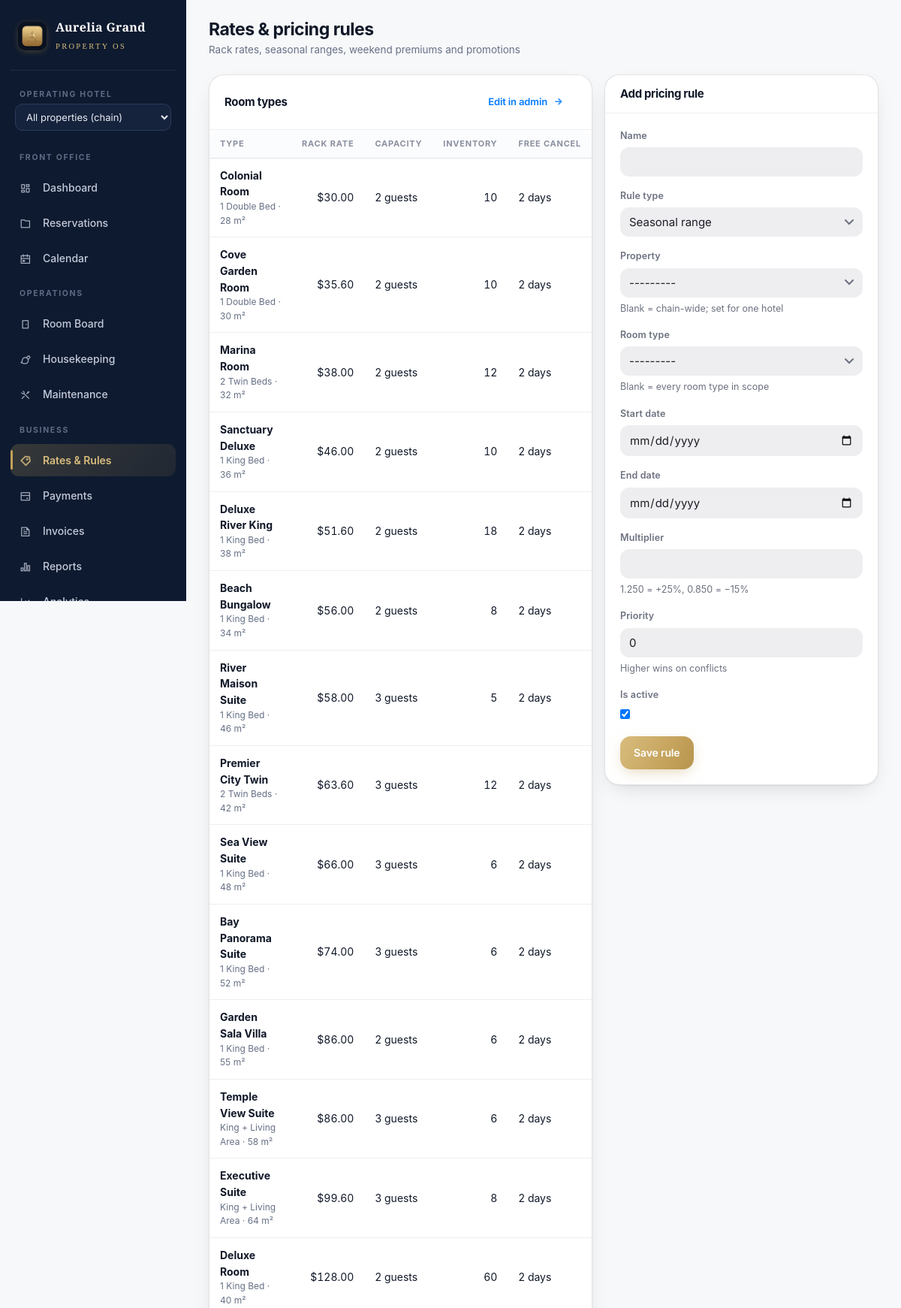
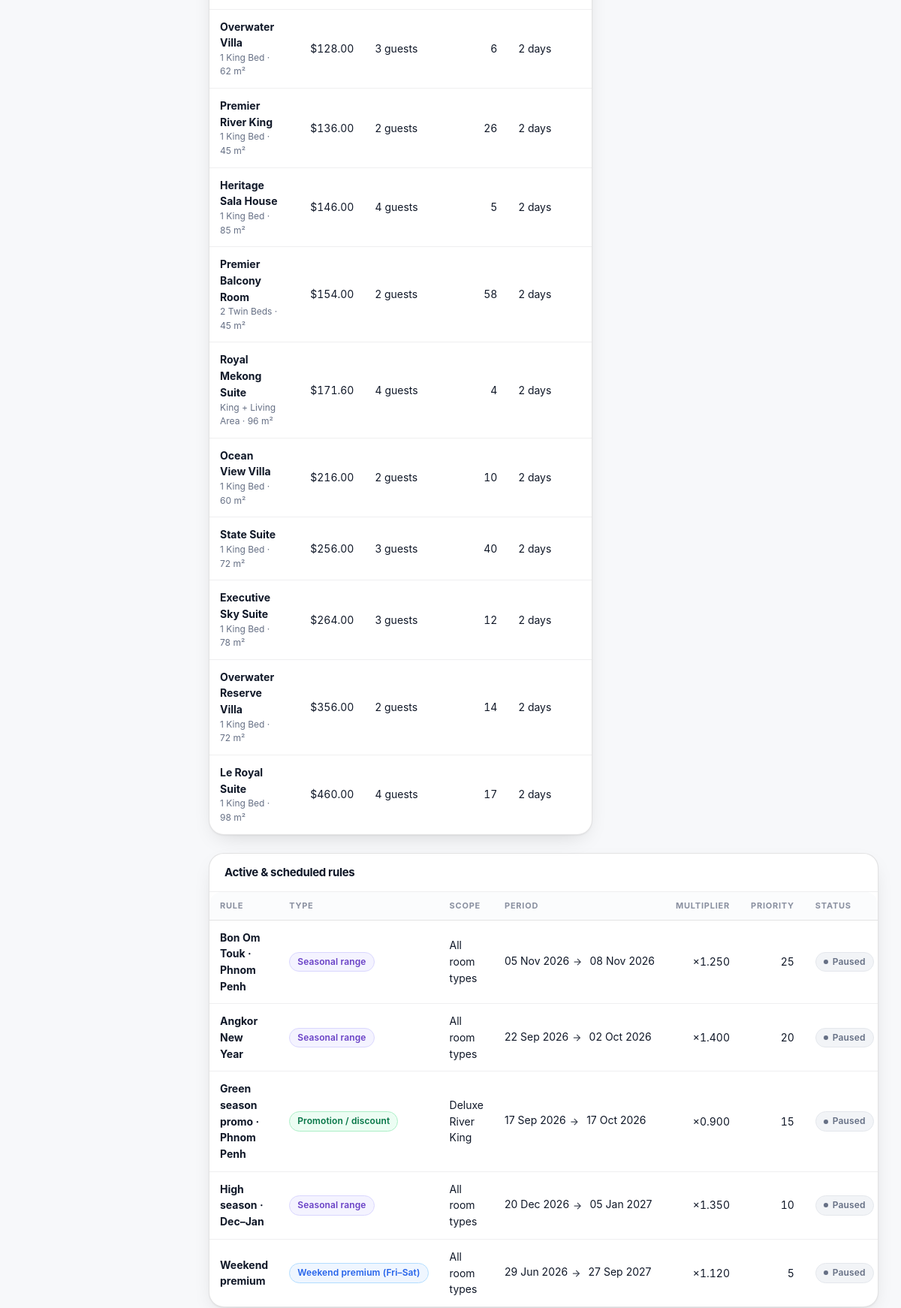
The app's page /pms/rates/ (signed in, upper part) with its own data (2 pictures, top to bottom).
### accounts/models.py (models this page shows, shortened)
class User(AbstractUser):
    class Role(models.TextChoices):
        GUEST = "guest", "Guest"
        RECEPTIONIST = "receptionist", "Receptionist"
        HOUSEKEEPING = "housekeeping", "Housekeeping"
        MANAGER = "manager", "Group Manager"
        PROPERTY_MANAGER = "property_manager", "Property Manager"
        ADMIN = "admin", "Administrator"
    STAFF_ROLES = {Role.RECEPTIONIST, Role.HOUSEKEEPING, Role.MANAGER, Role.PROPERTY_MANAGER, Role.ADMIN}
    role = models.CharField(max_length=20, choices=Role.choices, default=Role.GUEST)
    home_property = models.ForeignKey(
        "hotel.Property", on_delete=models.SET_NULL, null=True, blank=True,
        related_name="staff", help_text="Home hotel for staff; blank = chain-wide (head office)",
    )
    phone = models.CharField(max_length=32, blank=True)
    avatar_initials = models.CharField(max_length=4, blank=True)
    welcome_offer_used = models.BooleanField(default=False, help_text="10% first-stay welcome offer has been consumed")
    class Meta:
        ordering = ["username"]
    @property
    def is_staff_role(self) -> bool:
        return self.role in self.STAFF_ROLES
    @property
    def is_manager_or_above(self) -> bool:
        return self.role in {self.Role.MANAGER, self.Role.PROPERTY_MANAGER, self.Role.ADMIN}
    @property
    def is_group_manager_or_above(self) -> bool:
        return self.role in {self.Role.MANAGER, self.Role.ADMIN}
    @property
    def is_property_manager(self) -> bool:
        return self.role == self.Role.PROPERTY_MANAGER

### hotel/models.py (models this page shows, shortened)
class RoomType(models.Model):
    class BedType(models.TextChoices):
        KING = "king", "1 King Bed"
        TWIN = "twin", "2 Twin Beds"
        DOUBLE = "double", "1 Double Bed"
        SUITE = "suite", "King + Living Area"
    property = models.ForeignKey(Property, on_delete=models.PROTECT, related_name="room_types")
    name = models.CharField(max_length=120)
    slug = models.SlugField(unique=True, blank=True)
    description = models.TextField(blank=True)
    base_price = models.DecimalField(
        max_digits=10, decimal_places=2, validators=[MinValueValidator(Decimal("0.01"))],
        help_text="Nightly rack rate before rules/taxes.",
    )
    max_guests = models.PositiveSmallIntegerField(default=2)
    total_rooms = models.PositiveSmallIntegerField(default=1, help_text="Physical inventory of this type")
    size_sqm = models.PositiveSmallIntegerField(default=30)
    floor_range = models.CharField(max_length=32, blank=True, help_text="e.g. 3–8")
    bed_type = models.CharField(max_length=16, choices=BedType.choices, default=BedType.KING)
    amenities = models.ManyToManyField(Amenity, blank=True)
    image_url = models.URLField(blank=True)
    is_active = models.BooleanField(default=True)
    cancellation_days = models.PositiveSmallIntegerField(
        default=2, help_text="Free cancellation up to N days before arrival"
    )
    created_at = models.DateTimeField(auto_now_add=True)
    class Meta:
        ordering = ["base_price", "name"]
    def __str__(self):
        return self.name

### bookings/models.py (models this page shows, shortened)
class RateRule(models.Model):
    class RuleType(models.TextChoices):
        SEASONAL = "seasonal", "Seasonal range"
        WEEKEND = "weekend", "Weekend premium (Fri–Sat)"
        PROMO = "promo", "Promotion / discount"
    name = models.CharField(max_length=120)
    rule_type = models.CharField(max_length=12, choices=RuleType.choices, default=RuleType.SEASONAL)
    property = models.ForeignKey(
        Property, on_delete=models.CASCADE, related_name="rate_rules",
        null=True, blank=True, help_text="Blank = chain-wide; set for one hotel",
    )
    room_type = models.ForeignKey(
        RoomType, on_delete=models.CASCADE, related_name="rate_rules",
        null=True, blank=True, help_text="Blank = every room type in scope",
    )
    start_date = models.DateField()
    end_date = models.DateField()
    multiplier = models.DecimalField(
        max_digits=5, decimal_places=3, validators=[MinValueValidator(Decimal("0.05"))],
        help_text="1.250 = +25%, 0.850 = −15%",
    )
    priority = models.PositiveSmallIntegerField(default=0, help_text="Higher wins on conflicts")
    is_active = models.BooleanField(default=True)
    class Meta:
        ordering = ["-priority", "start_date"]
        constraints = [
            models.CheckConstraint(check=models.Q(end_date__gte=models.F("start_date")), name="rate_rule_valid_range"),
        ]

### bookings/views.py (the view, shortened to what this page needs)
# urls.py: path("rates/", views.rates, name="rates"),
@manager_required
def rates(request):
    from django.db.models import Q
    prop = get_active_property(request)
    rules = RateRule.objects.select_related("room_type", "property")
    rules = rules.filter(Q(property=prop) | Q(property__isnull=True)) if prop else rules.all()
    room_types = RoomType.objects.filter(is_active=True)
    if prop:
        room_types = room_types.filter(property=prop)
    form = RateRuleForm(request.POST or None, prefix="rule")
    if prop and not request.user.is_group_manager_or_above:
        form.fields["property"].queryset = Property.objects.filter(pk=prop.pk)
        form.fields["room_type"].queryset = RoomType.objects.filter(is_active=True, property=prop)
    return render(request, "pms/rates.html", {
        "rules": rules, "room_types": room_types, "form": form,
    })

### templates/pms/rates.html (shortened to what this page needs)
{% extends "staff_base.html" %}
{% load hotel_extras %}
{% block content %}
<div class="pms-head">
  <div><h1>Rates & pricing rules</h1><div class="sub">Rack rates, seasonal ranges, weekend premiums and promotions</div></div>
</div>
<div class="grid mb-4" style="grid-template-columns:1.4fr 1fr;align-items:start">
  <div class="card">
    <div class="card-head"><h3>Room types</h3><a class="btn btn-ghost btn-sm" href="/admin/hotel/roomtype/">Edit in admin <i class="ri-arrow-right-line" aria-hidden="true"></i></a></div>
    <div class="table-wrap"><table class="data">
      <thead><tr><th>Type</th><th class="num">Rack rate</th><th>Capacity</th><th class="num">Inventory</th><th>Free cancel</th></tr></thead>
      <tbody>
      {% for rt in room_types %}
        <tr><td><b>{{ rt.name }}</b><div class="tiny muted">{{ rt.get_bed_type_display }} · {{ rt.size_sqm }} m²</div></td>
        <td class="num">{{ rt.base_price|money }}</td><td>{{ rt.max_guests }} guests</td>
        <td class="num">{{ rt.total_rooms }}</td><td>{{ rt.cancellation_days }} days</td></tr>
      {% endfor %}
      </tbody>
    </table></div>
  </div>
  <div class="card">
    <div class="card-head"><h3>Add pricing rule</h3></div>
    <div class="card-pad">
      <form method="post">
        {% for field in form %}
          <div class="field"><label>{{ field.label }}</label>{{ field }}
          {% if field.help_text %}<p class="helptext">{{ field.help_text }}</p>{% endif %}
          {% for e in field.errors %}<p class="errorlist">{{ e }}</p>{% endfor %}</div>
        {% endfor %}
        <button class="btn btn-gold" type="submit">Save rule</button>
      </form>
    </div>
  </div>
</div>
<div class="card">
  <div class="card-head"><h3>Active & scheduled rules</h3></div>
  <div class="table-wrap"><table class="data">
    <thead><tr><th>Rule</th><th>Type</th><th>Scope</th><th>Period</th><th class="num">Multiplier</th><th class="num">Priority</th><th>Status</th><th class="right">Actions</th></tr></thead>
    <tbody>
    {% for r in rules %}
      <tr>
        <td><b>{{ r.name }}</b></td>
        <td><span class="badge badge-{% if r.rule_type == 'seasonal' %}violet{% elif r.rule_type == 'weekend' %}info{% else %}success{% endif %} no-dot">{{ r.get_rule_type_display }}</span></td>
        <td>{{ r.room_type.name|default:"All room types" }}</td>
        <td class="nowrap">{{ r.start_date|date:"d M Y" }} <i class="ri-arrow-right-line" aria-hidden="true"></i> {{ r.end_date|date:"d M Y" }}</td>
        <td class="num">×{{ r.multiplier }}</td>
        <td class="num">{{ r.priority }}</td>
        <td>{% if r.is_active %}<span class="badge badge-success">Active</span>{% else %}<span class="badge badge-muted">Paused</span>{% endif %}</td>
      </tr>
    {% empty %}
      <tr><td colspan="8"><div class="empty-state"><div class="ic"><i class="ri-price-tag-3-line" aria-hidden="true"></i></div>No pricing rules yet — rack rates apply year-round.</div></td></tr>
    {% endfor %}
    </tbody>
  </table></div>
</div>
{% endblock %}

### templates/staff_base.html (shortened to what this page needs)
{% load static hotel_extras %}<!DOCTYPE html>
<html lang="en">
<head>
  <link rel="stylesheet" href="{% static 'css/fonts/remixicon.css' %}">
  <link rel="stylesheet" href="{% static 'css/app.css' %}?v=20260929-rbac-housekeeping">
  <link rel="stylesheet" href="{% static 'css/ios.css' %}?v=20260927-logo-simple">
  <link rel="stylesheet" href="{% static 'css/premium.css' %}?v=20260928-responsive-1">
</head>
<body>
<div class="pms-layout">
  <aside class="sidebar" id="sidebar">
    <a class="brand" href="{% if user.role == 'housekeeping' %}{% url 'operations:task_board' %}{% else %}{% url 'pms:dashboard' %}{% endif %}">
      <span class="mark">A</span>
      <span><span class="name">Aurelia Grand</span><br><span class="sub">Property OS</span></span>
    </a>
    {% if user.role != 'housekeeping' %}
    <form method="get" action="{% url 'pms:switch_property' %}" style="padding:0 6px 10px" id="prop-switch">
      <label class="side-label" style="padding:6px 6px 4px;display:block">Operating hotel</label>
      <select name="property" onchange="this.form.submit()"
              style="background:#16233d;color:#e9ecf3;border-color:#2a3a5c;font-size:13px;padding:8px 10px">
        {% if user.is_group_manager_or_above %}<option value="all" {% if not active_property %}selected{% endif %}><i class="ri-global-line" aria-hidden="true"></i> All properties (chain)</option>{% endif %}
      </select>
    </form>
    <span class="side-label">Front office</span>
    <a class="side-link {% nav_active '/pms/' exact=True %}" href="{% url 'pms:dashboard' %}"><span class="ic"><i class="ri-dashboard-line" aria-hidden="true"></i></span> Dashboard</a>
    <a class="side-link {% nav_active '/pms/reservations' %}" href="{% url 'pms:reservations' %}"><span class="ic"><i class="ri-folder-line" aria-hidden="true"></i></span> Reservations</a>
    <a class="side-link {% nav_active '/pms/calendar' %}" href="{% url 'pms:calendar' %}"><span class="ic"><i class="ri-calendar-event-line" aria-hidden="true"></i></span> Calendar</a>
    <span class="side-label">Operations</span>
    <a class="side-link {% nav_active '/operations/rooms' %}" href="{% url 'operations:room_board' %}"><span class="ic"><i class="ri-door-line" aria-hidden="true"></i></span> Room Board</a>
    <a class="side-link {% nav_active '/operations/housekeeping' %}" href="{% url 'operations:task_board' %}"><span class="ic"><i class="ri-brush-line" aria-hidden="true"></i></span> Housekeeping</a>
    <a class="side-link {% nav_active '/operations/maintenance' %}" href="{% url 'operations:maintenance' %}"><span class="ic"><i class="ri-tools-line" aria-hidden="true"></i></span> Maintenance</a>
    {% if user.is_manager_or_above %}
    <span class="side-label">Business</span>
    <a class="side-link {% nav_active '/pms/rates' %}" href="{% url 'pms:rates' %}"><span class="ic"><i class="ri-price-tag-3-line" aria-hidden="true"></i></span> Rates & Rules</a>
    <a class="side-link {% nav_active '/finance/payments' %}" href="{% url 'finance:payments' %}"><span class="ic"><i class="ri-bank-card-line" aria-hidden="true"></i></span> Payments</a>
    <a class="side-link {% nav_active '/finance/invoices' %}" href="{% url 'finance:invoices' %}"><span class="ic"><i class="ri-file-text-line" aria-hidden="true"></i></span> Invoices</a>
    <a class="side-link {% nav_active '/finance/reports' %}" href="{% url 'finance:reports' %}"><span class="ic"><i class="ri-bar-chart-2-line" aria-hidden="true"></i></span> Reports</a>
    <a class="side-link {% nav_active '/analytics' %}" href="{% url 'analytics:overview' %}"><span class="ic"><i class="ri-line-chart-line" aria-hidden="true"></i></span> Analytics</a>
    {% endif %}
    {% else %}
    <span class="side-label">My work</span>
    <a class="side-link {% nav_active '/operations/housekeeping' %}" href="{% url 'operations:task_board' %}"><span class="ic"><i class="ri-brush-line" aria-hidden="true"></i></span> My Housekeeping Tasks</a>
    {% endif %}
  </aside>
  <main class="pms-main">
    {% block content %}{% endblock %}
  </main>
</div>
</body>
</html>

### records on screen
User: property "All properties (chain)"
RoomType: name "Colonial Room", bed_type "1 Double Bed", size_sqm "28", base_price "$30.00", max_guests "2", total_rooms "10", cancellation_days "2"
RoomType: name "Cove Garden Room", bed_type "1 Double Bed", size_sqm "30", base_price "$35.60", max_guests "2", total_rooms "10", cancellation_days "2"
RoomType: name "Marina Room", bed_type "2 Twin Beds", size_sqm "32", base_price "$38.00", max_guests "2", total_rooms "12", cancellation_days "2"
RoomType: name "Sanctuary Deluxe", bed_type "1 King Bed", size_sqm "36", base_price "$46.00", max_guests "2", total_rooms "10", cancellation_days "2"
RoomType: name "Deluxe River King", bed_type "1 King Bed", size_sqm "38", base_price "$51.60", max_guests "2", total_rooms "18", cancellation_days "2"
RoomType: name "Beach Bungalow", bed_type "1 King Bed", size_sqm "34", base_price "$56.00", max_guests "2", total_rooms "8", cancellation_days "2"
RoomType: name "River Maison Suite", bed_type "1 King Bed", size_sqm "46", base_price "$58.00", max_guests "3", total_rooms "5", cancellation_days "2"
RoomType: name "Premier City Twin", bed_type "2 Twin Beds", size_sqm "42", base_price "$63.60", max_guests "3", total_rooms "12", cancellation_days "2"
RoomType: name "Sea View Suite", bed_type "1 King Bed", size_sqm "48", base_price "$66.00", max_guests "3", total_rooms "6", cancellation_days "2"
RoomType: name "Bay Panorama Suite", bed_type "1 King Bed", size_sqm "52", base_price "$74.00", max_guests "3", total_rooms "6", cancellation_days "2"
RoomType: name "Garden Sala Villa", bed_type "1 King Bed", size_sqm "55", base_price "$86.00", max_guests "2", total_rooms "6", cancellation_days "2"
RoomType: name "Temple View Suite", bed_type "King + Living Area", size_sqm "58", base_price "$86.00", max_guests "3", total_rooms "6", cancellation_days "2"
RoomType: name "Executive Suite", bed_type "King + Living Area", size_sqm "64", base_price "$99.60", max_guests "3", total_rooms "8", cancellation_days "2"
RoomType: name "Deluxe Room", bed_type "1 King Bed", size_sqm "40", base_price "$128.00", max_guests "2", total_rooms "60", cancellation_days "2"
RoomType: name "Overwater Villa", bed_type "1 King Bed", size_sqm "62", base_price "$128.00", max_guests "3", total_rooms "6", cancellation_days "2"
RoomType: name "Premier River King", bed_type "1 King Bed", size_sqm "45", base_price "$136.00", max_guests "2", total_rooms "26", cancellation_days "2"
RoomType: name "Heritage Sala House", bed_type "1 King Bed", size_sqm "85", base_price "$146.00", max_guests "4", total_rooms "5", cancellation_days "2"
RoomType: name "Premier Balcony Room", bed_type "2 Twin Beds", size_sqm "45", base_price "$154.00", max_guests "2", total_rooms "58", cancellation_days "2"
RoomType: name "Royal Mekong Suite", bed_type "King + Living Area", size_sqm "96", base_price "$171.60", max_guests "4", total_rooms "4", cancellation_days "2"
RoomType: name "Ocean View Villa", bed_type "1 King Bed", size_sqm "60", base_price "$216.00", max_guests "2", total_rooms "10", cancellation_days "2"
RoomType: name "State Suite", bed_type "1 King Bed", size_sqm "72", base_price "$256.00", max_guests "3", total_rooms "40", cancellation_days "2"
RoomType: name "Executive Sky Suite", bed_type "1 King Bed", size_sqm "78", base_price "$264.00", max_guests "3", total_rooms "12", cancellation_days "2"
RoomType: name "Overwater Reserve Villa", bed_type "1 King Bed", size_sqm "72", base_price "$356.00", max_guests "2", total_rooms "14", cancellation_days "2"
RoomType: name "Le Royal Suite", bed_type "1 King Bed", size_sqm "98", base_price "$460.00", max_guests "4", total_rooms "17", cancellation_days "2"
RateRule: name "Bon Om Touk · Phnom Penh", rule_type "Seasonal range", room_type.name "All room types", start_date "05 Nov 2026", end_date "08 Nov 2026", multiplier "1.250", priority "25", is_active "Paused"
RateRule: name "Angkor New Year", rule_type "Seasonal range", room_type.name "All room types", start_date "22 Sep 2026", end_date "02 Oct 2026", multiplier "1.400", priority "20", is_active "Paused"
RateRule: name "Green season promo · Phnom Penh", rule_type "Promotion / discount", room_type.name "Deluxe River King", start_date "17 Sep 2026", end_date "17 Oct 2026", multiplier "0.900", priority "15", is_active "Paused"
RateRule: name "High season · Dec–Jan", rule_type "Seasonal range", room_type.name "All room types", start_date "20 Dec 2026", end_date "05 Jan 2027", multiplier "1.350", priority "10", is_active "Paused"
RateRule: name "Weekend premium", rule_type "Weekend premium (Fri–Sat)", room_type.name "All room types", start_date "29 Jun 2026", end_date "27 Sep 2027", multiplier "1.120", priority "5", is_active "Paused"

### other values on screen
{{ field.label }} "Name" "Rule type" "Property" "Room type" "Start date" "End date" "Multiplier" "Priority" "Is active"
{{ field.help_text }} "Blank = chain-wide; set for one hotel" "Blank = every room type in scope" "1.250 = +25%, 0.850 = −15%" "Higher wins on conflicts"
